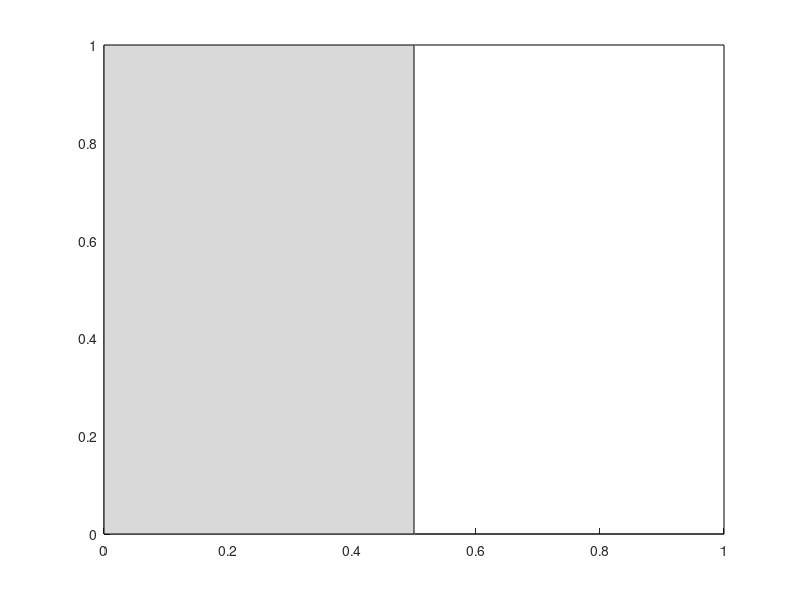

The MATLAB source for this figure:
function indicate_strokes(varargin)
%% function indicate_strokes(varargin)
% add shaded areas in the background of existing plots, usually to 
% highlight up/downstrokes. 
% -------------------------------------------------------------------------
% Inputs:
%   none
%   Optional:
%     'figure' followed by an integer: number of figure to use. default: gcf
%     'color' followed by vector: color of shaed areas
%     'frame' yes/no: put frames around shaded areas
%     't_begin' array of times beginning of downstroke
%     't_reversal' array of times of stroke reversals
% If t_begin and t_reversal are missing, unit period time and symmetric up/
% downstroke are assumed
% -------------------------------------------------------------------------
% Output:
%   none
% -------------------------------------------------------------------------


%% define default values here:
fig = gcf;
color = [0.85 0.85 0.85];
frame = 'yes';
t_begin = 0;
t_reversal = 0;

%% read in optional arguments
i = 1;
while i <= length(varargin)
   switch varargin{i}
       case 'figure'
           % check if we're not at the end of the parameter list
           assert(i+1<=numel(varargin),'missing an argument!');
           i = i+1;
           % check if next argument is numeric
           if (~isnumeric(varargin{i}))
               error(['Parameter value for ' varargin{i-1} ' must be numeric!']);
           end
           % take that value
           fig = varargin{i};
       case 'color'
           % check if we're not at the end of the parameter list
           assert(i+1<=numel(varargin),'missing an argument!');
           i = i+1;
           % check if next argument is numeric
           if (~isnumeric(varargin{i}))
               error(['Parameter value for ' varargin{i-1} ' must be numeric!']);
           end
           color = varargin{i};
       case 'frame'
           assert(i+1<=numel(varargin),'missing an argument!');
           i = i+1;
           if (~ischar(varargin{i}))
               error(['Parameter value for ' varargin{i-1} ' must be string!']);
           end
           frame = varargin{i};
       case 't_begin'
           assert(i+1<=numel(varargin),'missing an argument!');
           i = i+1;
           if (~isnumeric(varargin{i}))
               error(['Parameter value for ' varargin{i-1} ' must be numeric!']);
           end
           t_begin = varargin{i};  
       case 't_reversal'
           assert(i+1<=numel(varargin),'missing an argument!');
           i = i+1;
           if (~isnumeric(varargin{i}))
               error(['Parameter value for ' varargin{i-1} ' must be numeric!']);
           end
           t_reversal = varargin{i};
       otherwise
           error(['unkown parameter:' varargin{i}])
   end
   i=i+1;
end

% determine what the current axis are
figure(fig)
a = axis;
tmin = a(1);
tmax = a(2);
fmin = a(3);
fmax = a(4);

% determine beginnings of shaded areas (beginning of downstroke)
if (length(t_begin)>1)
    tdown = t_begin;
else
    tdown = 0:tmax-1;
end

% determine end of shaded areas (reversal timing)
if (length(t_reversal)>1)
    treversal = t_reversal;
else
    treversal = tdown + 0.5;
end

for i = 1:length(tdown)
    if (strcmp(frame,'yes'))
        patch( [tdown(i) treversal(i) treversal(i) tdown(i)], [fmin fmin fmax fmax],...
             [-1 -1 -1 -1], color);
    else
        patch( [tdown(i) treversal(i) treversal(i) tdown(i)], [fmin fmin fmax fmax],...
             [-1 -1 -1 -1], color,'LineStyle','none');
    end
end

% outer frame
if (strcmp(frame,'yes'))
    patch( [tmin tmax tmax tmin], [fmin fmin fmax fmax], [-2 -2 -2 -2],[1 1 1]);
end